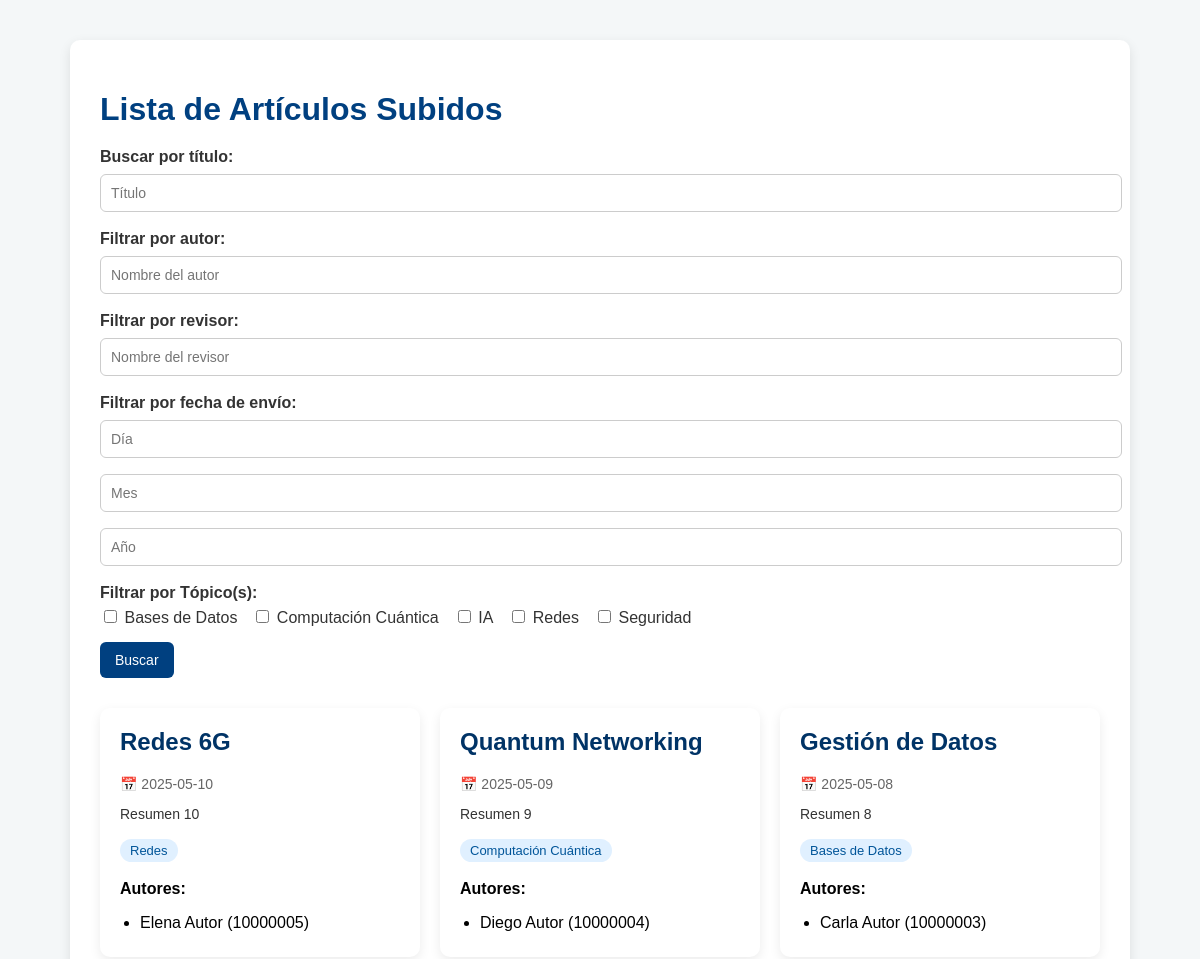
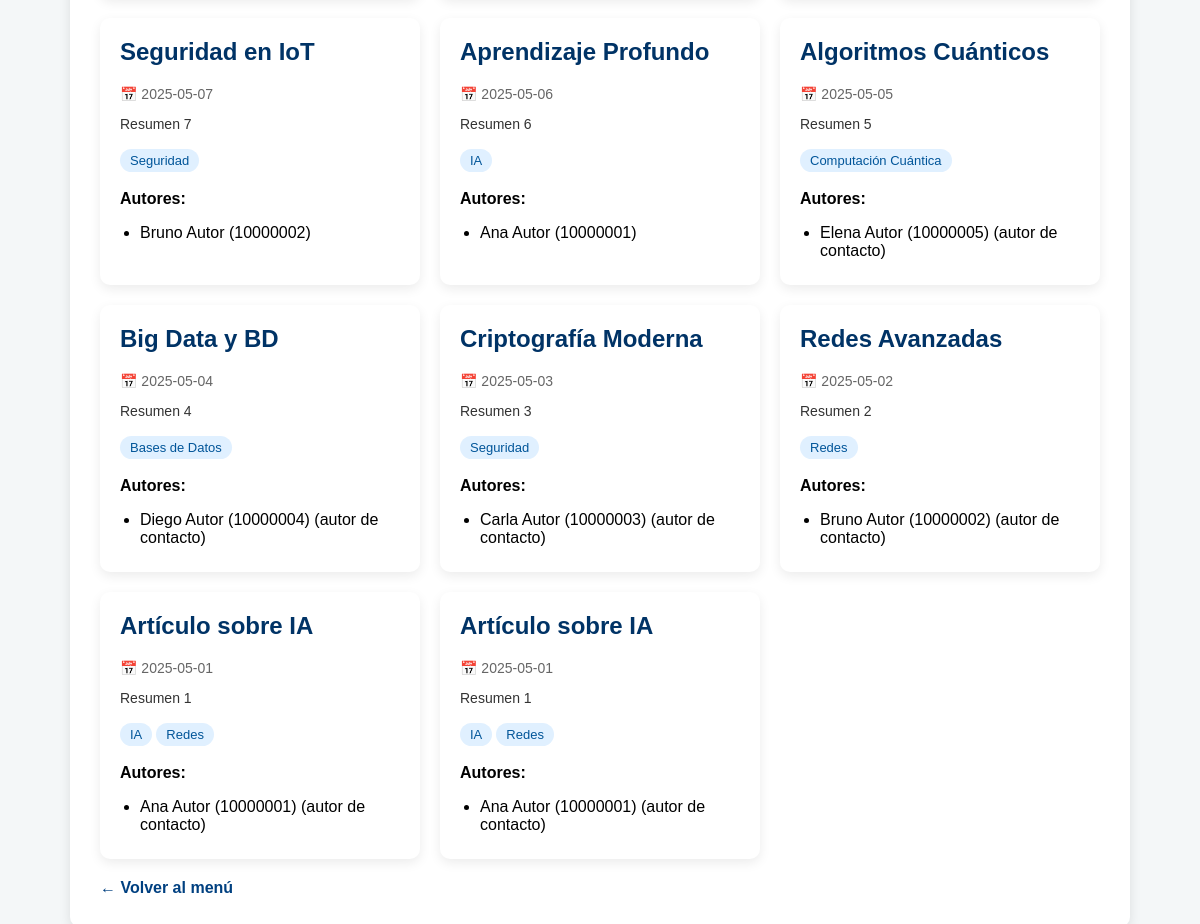
/PHP/src/pages/adv_search.php, run on the app's committed database (2 pictures, top to bottom).
### tables this page shows
CREATE TABLE topico (
    ID_topico INT AUTO_INCREMENT PRIMARY KEY,
    nombre_topico VARCHAR(25) NOT NULL UNIQUE 
);

CREATE TABLE articulo (
    ID_articulo INT AUTO_INCREMENT PRIMARY KEY,
    titulo VARCHAR(256) NOT NULL,
    fecha_envio DATE NOT NULL,
    resumen VARCHAR(1024)
);

CREATE TABLE articulo_autor (
    ID_articulo INT NOT NULL,
    RUT_autor VARCHAR(10) NOT NULL,
    is_contact BOOLEAN,
    PRIMARY KEY (ID_articulo, RUT_autor),
    CONSTRAINT fk_articulo_autor_articulo FOREIGN KEY (ID_articulo) REFERENCES articulo (ID_articulo),
    CONSTRAINT fk_articulo_autor_autor FOREIGN KEY (RUT_autor) REFERENCES usuario (RUT_usuario)
);

CREATE TABLE usuario (
    RUT_usuario VARCHAR(10) PRIMARY KEY,
    nombre VARCHAR(250) NOT NULL,
    email VARCHAR(300) NOT NULL UNIQUE,
    tipo_usuario VARCHAR(1),
    password_hash VARCHAR(300) NOT NULL
);

### PHP/src/pages/adv_search.php (the view, shortened to what this page needs)
<!DOCTYPE html>
<html>
<head>
    <link rel="stylesheet" href="PHP/src/styles/article/adv_search.css">
</head>
<body>
<div class="container">
    <h1>Lista de Artículos Subidos</h1>
    <form method="get" action="">
        <label for="search">Buscar por título:</label>
        <input type="text" name="search" placeholder="Título" value="<?= htmlspecialchars($_GET['search'] ?? '') ?>">
        <label for="autor">Filtrar por autor:</label>
        <input type="text" name="autor" placeholder="Nombre del autor" value="<?= htmlspecialchars($_GET['autor'] ?? '') ?>">
        <label for="revisor">Filtrar por revisor:</label>
        <input type="text" name="revisor" placeholder="Nombre del revisor" value="<?= htmlspecialchars($_GET['revisor'] ?? '') ?>">
        <label>Filtrar por fecha de envío:</label>
        <input type="text" name="day" placeholder="Día" size="2" value="<?= htmlspecialchars($_GET['day'] ?? '') ?>">
        <input type="text" name="month" placeholder="Mes" size="2" value="<?= htmlspecialchars($_GET['month'] ?? '') ?>">
        <input type="text" name="year" placeholder="Año" size="4" value="<?= htmlspecialchars($_GET['year'] ?? '') ?>">
        <label>Filtrar por Tópico(s):</label>
        <div class="checkbox-group">
            <?php
            $pdo = new PDO("mysql:host=localhost; dbname=gescon", "root", "");
            $topicStmt = $pdo->query("SELECT ID_topico, nombre_topico FROM topico");
            $filterTopics = $topicStmt->fetchAll(PDO::FETCH_ASSOC);
            $selectedTopics = $_GET['topico'] ?? [];
            foreach ($filterTopics as $topic) {
                $checked = in_array($topic['ID_topico'], (array)$selectedTopics) ? 'checked' : '';
                echo "<label><input type='checkbox' name='topico[]' value='{$topic['ID_topico']}' $checked> {$topic['nombre_topico']}</label>";
            }
            ?>
        </div>
        <button type="submit">Buscar</button>
    </form>
    <?php
    try {
        $pdo = new PDO("mysql:host=localhost; dbname=gescon", "root", "");
        $pdo->setAttribute(PDO::ATTR_ERRMODE, PDO::ERRMODE_EXCEPTION);
        $conditions = [];
        $params = [];
        $where = $conditions ? "WHERE " . implode(" AND ", $conditions) : "";
        $sql = "
            SELECT DISTINCT a.ID_articulo, a.titulo, a.fecha_envio, a.resumen, t.nombre_topico
            FROM articulo a
            JOIN articulo_topico at ON a.ID_articulo = at.ID_articulo
            JOIN topico t ON at.ID_topico = t.ID_topico
            JOIN articulo_autor aa ON a.ID_articulo = aa.ID_articulo
            JOIN usuario u ON aa.RUT_autor = u.RUT_usuario
            $where
            ORDER BY a.fecha_envio DESC
        ";
        $stmt = $pdo->prepare($sql);
        $stmt->execute($params);
        $articles = $stmt->fetchAll(PDO::FETCH_ASSOC);
    } catch (PDOException $e) {
        echo "<p>Error al obtener los artículos: " . $e->getMessage() . "</p>";
    }
    ?>
<?php
if (count($articles) === 0) {
    echo "<p>No hay artículos registrados.</p>";
} else {
    echo '<div class="grid">';
    foreach ($articles as $article) {
        $stmt_topics = $pdo->prepare("SELECT t.nombre_topico FROM articulo_topico at JOIN topico t ON at.ID_topico = t.ID_topico WHERE at.ID_articulo = ?");
        $stmt_topics->execute([$article['ID_articulo']]);
        $topics = $stmt_topics->fetchAll(PDO::FETCH_COLUMN);
        $stmt2 = $pdo->prepare("SELECT aa.RUT_autor, u.nombre, aa.is_contact FROM articulo_autor aa JOIN usuario u ON aa.RUT_autor = u.RUT_usuario WHERE aa.ID_articulo = ?");
        $stmt2->execute([$article['ID_articulo']]);
        $authors = $stmt2->fetchAll(PDO::FETCH_ASSOC);
        echo "<div class='card'>";
        echo "<h2>{$article['titulo']}</h2>";
        echo "<p class='date'>📅 {$article['fecha_envio']}</p>";
        echo "<p class='summary'>" . nl2br(htmlspecialchars($article['resumen'])) . "</p>";
        echo "<div class='topics'>";
        foreach ($topics as $topico) {
            echo "<span class='topic-tag'>$topico</span>";
        }
        echo "</div>";
        echo "<p><strong>Autores:</strong></p><ul>";
        foreach ($authors as $author) {
            $contactMark = $author['is_contact'] ? " (autor de contacto)" : "";
            echo "<li>{$author['nombre']} ({$author['RUT_autor']})$contactMark</li>";
        }
        echo "</ul>";
        echo "</div>";
    }
    echo '</div>';
}
?>
    <a href="?page=main" class="back-link">← Volver al menú</a>
</div>
</body>
</html>

### PHP/src/styles/article/adv_search.css (style rules this page uses)
body { font-family: Arial, sans-serif; background-color: #f4f7f8; margin: 0; padding: 40px; display: flex; justify-content: center; }
.container { max-width: 1000px; width: 100%; background-color: white; padding: 30px; border-radius: 10px; box-shadow: 0 4px 12px rgba(0, 0, 0, 0.1); }
h1 { color: #004080; margin-bottom: 20px; }
form { margin-bottom: 30px; }
input[type="text"], input[type="email"], textarea { width: 100%; padding: 10px; margin: 8px 0; border: 1px solid #ccc; border-radius: 6px; font-size: 14px; }
label { font-weight: bold; display: block; margin-top: 10px; color: #333; }
.checkbox-group label { font-weight: normal; display: inline-block; margin-right: 15px; margin-top: 5px; }
button { background-color: #004080; color: white; padding: 10px 15px; border: none; border-radius: 6px; font-size: 14px; cursor: pointer; margin-top: 15px; }
ul { margin: 5px 0; padding-left: 20px; }
a { color: #004080; text-decoration: none; font-weight: bold; }
.back-link { display: inline-block; margin-top: 20px; }
.grid { display: grid; grid-template-columns: repeat(auto-fit, minmax(280px, 1fr)); gap: 20px; margin-top: 30px; }
.card { background-color: #ffffff; border-radius: 10px; padding: 20px; box-shadow: 0 4px 12px rgba(0, 0, 0, 0.08); transition: transform 0.2s ease; }
.card h2 { margin-top: 0; color: #003366; }
.date { color: #666; font-size: 14px; margin-bottom: 10px; }
.summary { font-size: 14px; margin-bottom: 15px; color: #333; }
.topics { margin-bottom: 10px; }
.topic-tag { display: inline-block; background-color: #e0f0ff; color: #005599; border-radius: 12px; padding: 4px 10px; font-size: 13px; margin: 2px 4px 2px 0; }

### data on the page
topico: nombre_topico "Bases de Datos"
topico: nombre_topico "Computación Cuántica"
topico: nombre_topico "IA"
topico: nombre_topico "Redes"
topico: nombre_topico "Seguridad"
articulo: titulo "Redes 6G", fecha_envio "2025-05-10", resumen "Resumen 10", topico "Redes"
articulo_autor: RUT_autor.nombre "Elena Autor", RUT_autor "10000005"
articulo: titulo "Quantum Networking", fecha_envio "2025-05-09", resumen "Resumen 9", topico "Computación Cuántica"
articulo_autor: RUT_autor.nombre "Diego Autor", RUT_autor "10000004"
articulo: titulo "Gestión de Datos", fecha_envio "2025-05-08", resumen "Resumen 8", topico "Bases de Datos"
articulo_autor: RUT_autor.nombre "Carla Autor", RUT_autor "10000003"
articulo: titulo "Seguridad en IoT", fecha_envio "2025-05-07", resumen "Resumen 7", topico "Seguridad"
articulo_autor: RUT_autor.nombre "Bruno Autor", RUT_autor "10000002"
articulo: titulo "Aprendizaje Profundo", fecha_envio "2025-05-06", resumen "Resumen 6", topico "IA"
articulo_autor: RUT_autor.nombre "Ana Autor", RUT_autor "10000001"
articulo: titulo "Algoritmos Cuánticos", fecha_envio "2025-05-05", resumen "Resumen 5", topico "Computación Cuántica"
articulo_autor: RUT_autor.nombre "Elena Autor", RUT_autor "10000005", is_contact "(autor de contacto)"
articulo: titulo "Big Data y BD", fecha_envio "2025-05-04", resumen "Resumen 4", topico "Bases de Datos"
articulo_autor: RUT_autor.nombre "Diego Autor", RUT_autor "10000004", is_contact "(autor de contacto)"
articulo: titulo "Criptografía Moderna", fecha_envio "2025-05-03", resumen "Resumen 3", topico "Seguridad"
articulo_autor: RUT_autor.nombre "Carla Autor", RUT_autor "10000003", is_contact "(autor de contacto)"
articulo: titulo "Redes Avanzadas", fecha_envio "2025-05-02", resumen "Resumen 2", topico "Redes"
articulo_autor: RUT_autor.nombre "Bruno Autor", RUT_autor "10000002", is_contact "(autor de contacto)"
articulo: titulo "Artículo sobre IA", fecha_envio "2025-05-01", resumen "Resumen 1", topico "IA", topico "Redes"
articulo_autor: RUT_autor.nombre "Ana Autor", RUT_autor "10000001", is_contact "(autor de contacto)"
